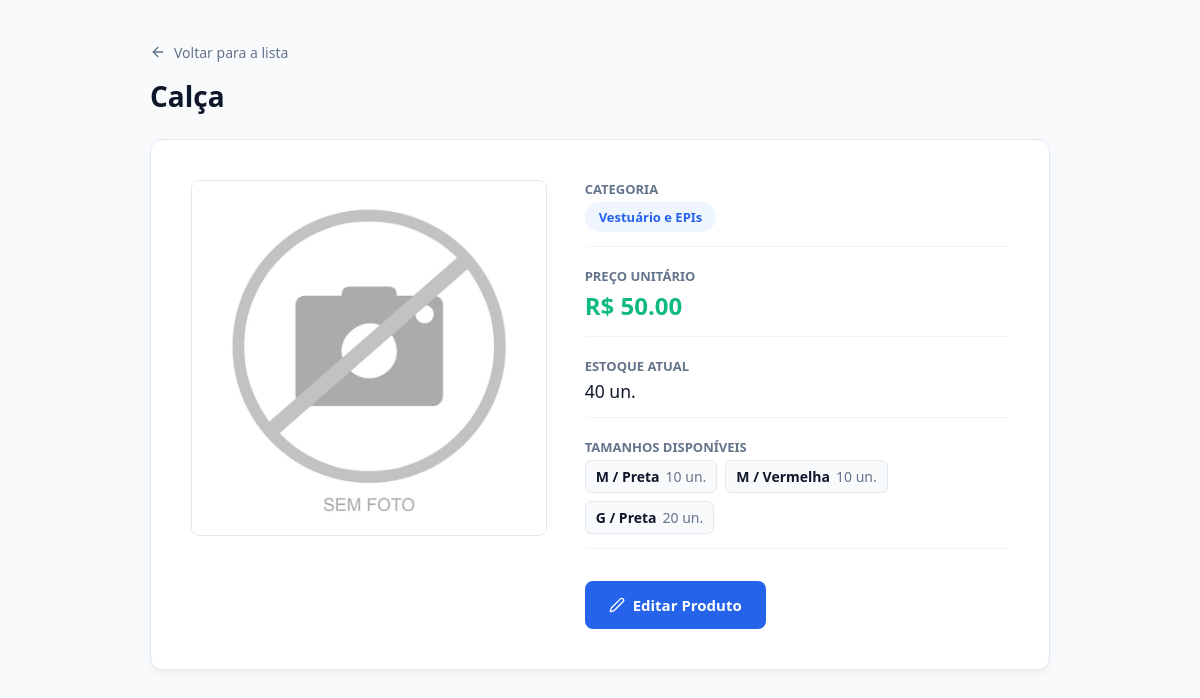
Page /produtos/84 (signed in) on the committed database.
### app/models/produtos.py (models this page shows, shortened)
class Produto(Base):
    __tablename__ = "produtos"
    id = Column(Integer, primary_key=True, index=True)
    nome = Column(String(200), unique=True, index=True)
    preco = Column(Float)
    estoque_atual = Column(Integer, nullable=False, default=0)
    possui_variacoes_tamanho = Column(Boolean, nullable=False, default=False, server_default="false")
    ativo = Column(Boolean, default=True)
    imagem_path = Column(String(255), nullable=True)
    categoria_id = Column(Integer, ForeignKey("categorias.id", ondelete="SET NULL"), nullable=True)
    categoria = relationship("Categoria", back_populates="produtos")
    estoques_tamanho = relationship(
        "EstoqueTamanho", back_populates="produto", cascade="all, delete-orphan"
    )
    estoques_variacoes = relationship(
        "EstoqueVariacao", back_populates="produto", cascade="all, delete-orphan"
    )

class EstoqueVariacao(Base):
    __tablename__ = "estoques_variacoes"
    __table_args__ = (
        UniqueConstraint("produto_id", "tamanho_id", "cor", name="uq_estoque_variacao_produto_tamanho_cor"),
    )
    id = Column(Integer, primary_key=True, index=True)
    produto_id = Column(Integer, ForeignKey("produtos.id", ondelete="CASCADE"), nullable=False)
    tamanho_id = Column(Integer, ForeignKey("tamanhos.id", ondelete="RESTRICT"), nullable=False)
    cor = Column(String(50), nullable=False)
    estoque_atual = Column(Integer, nullable=False, default=0)
    produto = relationship("Produto", back_populates="estoques_variacoes")
    tamanho = relationship("Tamanho")

class Tamanho(Base):
    __tablename__ = "tamanhos"
    id = Column(Integer, primary_key=True, index=True)
    nome = Column(String(30), nullable=False, unique=True, index=True)
    ordem = Column(Integer, nullable=False, default=0)
    ativo = Column(Boolean, nullable=False, default=True, server_default="true")
    estoques = relationship("EstoqueTamanho", back_populates="tamanho")

### app/models/categoria.py (models this page shows)
class Categoria(Base):
    __tablename__ = "categorias"
    id = Column(Integer, primary_key=True, index=True)
    nome = Column(String(100), unique=True, index=True, nullable=False)
    ativo = Column(Boolean, default=True)
    descricao = Column(String(255), nullable=True)
    produtos = relationship("Produto", back_populates="categoria", lazy="select")

### app/controllers/produto_controller.py (the view)
@router.get("/{produto_id}")
def detalhe_produto(
    produto_id: int,
    request: Request,
    db: Session = Depends(get_db),
    usuario = Depends(get_usuario_logado)
):
    produto = db.query(Produto).filter(
        Produto.id == produto_id,
        Produto.ativo == True
    ).first()
    if not produto:
        return RedirectResponse(url="/produtos", status_code=302)
    return templates.TemplateResponse(
        request,
        "produtos/detalhe.html",
        {"request": request, "usuario": usuario, "produto": produto}
    )

### app/templates/produtos/detalhe.html (shortened to what this page needs)
<!DOCTYPE html>
<html lang="pt-br">
<head>
    <link rel="stylesheet" href="{{ url_for('static', path='css/detalhe.css') }}">
    <link rel="stylesheet" href="/static/css/responsive.css?v=1">
</head>
<body>
    <main class="main-content">
        <div class="page-header">
            <a href="/produtos" class="btn-back">
                <i data-lucide="arrow-left" style="width: 16px;"></i> Voltar para a lista
            </a>
            <h1>{{ produto.nome }}</h1>
        </div>
        <div class="product-container">
            <div class="image-wrapper">
                {% if produto.imagem_url %}
                    <img src="{{ produto.imagem_url }}" alt="{{ produto.nome }}" class="product-img"
                         onerror="this.onerror=null; this.src='/static/img/produto_padrao.png';">
                {% else %}
                    <div class="no-image">
                        <i data-lucide="image-off" style="width: 40px; height: 40px;"></i>
                        <span>Sem imagem disponível</span>
                    </div>
                {% endif %}
            </div>
            <div class="product-info">
                <div class="info-grid">
                    <div class="info-row">
                        <span class="info-label">Categoria</span>
                        <span class="info-value">
                            {% if produto.categoria %}
                                <span class="category-badge">{{ produto.categoria.nome }}</span>
                            {% else %}\n                                <span style="color: #64748b;">—</span>
                            {% endif %}
                        </span>
                    </div>
                    <div class="info-row">
                        <span class="info-label">Preço Unitário</span>
                        <span class="info-value price-highlight">R$ {{ "%.2f"|format(produto.preco) }}</span>
                    </div>
                    <div class="info-row">
                        <span class="info-label">Estoque Atual</span>
                        <span class="info-value" style="font-size: 1.1rem;">{{ produto.estoque_atual }} un.</span>
                    </div>
                    {% if produto.possui_variacoes_tamanho and produto.estoques_variacoes %}
                    <div class="info-row">
                        <span class="info-label">Tamanhos disponíveis</span>
                        <div class="tamanhos-lista" aria-label="Estoque por tamanho">
                            {% for estoque in produto.estoques_variacoes %}
                            <span class="tamanho-item">
                                <strong>{{ estoque.tamanho.nome }} / {{ estoque.cor }}</strong>
                                <span>{{ estoque.estoque_atual }} un.</span>
                            </span>
                            {% endfor %}
                        </div>
                    </div>
                    {% endif %}
                </div>
                {% if admin or usuario.role == 'admin' %}
                <div class="admin-actions">
                    <a href="/produtos/{{ produto.id }}/editar" class="btn-edit">
                        <i data-lucide="edit-2" style="width: 16px;"></i>
                        Editar Produto
                    </a>
                </div>
                {% endif %}
            </div>
        </div>
    </main>
</body>
</html>

### app/static/css/detalhe.css (style rules this page uses)
:root { --bg-main: #f8fafc; --text-main: #0f172a; --text-muted: #64748b; --border-color: #e2e8f0; --primary: #2563eb; --primary-hover: #1d4ed8; --success-bg: #d1fae5; --success-text: #065f46; }
body { background-color: var(--bg-main); font-family: 'Segoe UI', Tahoma, Geneva, Verdana, sans-serif; color: var(--text-main); margin: 0; padding: 0; }
.main-content { max-width: 900px; margin: 40px auto; padding: 0 20px; }
.page-header { margin-bottom: 24px; }
.page-header h1 { font-size: 28px; font-weight: 700; margin: 8px 0 0 0; }
.btn-back { display: inline-flex; align-items: center; gap: 8px; color: var(--text-muted); text-decoration: none; font-size: 14px; font-weight: 500; transition: color 0.2s; }
.product-container { display: grid; grid-template-columns: 1fr 1.2fr; gap: 40px; background: white; border-radius: 12px; border: 1px solid var(--border-color); padding: 40px; box-shadow: 0 4px 6px -1px rgba(0, 0, 0, 0.05); }
.image-wrapper { width: 100%; aspect-ratio: 1 / 1; border-radius: 8px; overflow: hidden; background-color: #f8fafc; border: 1px solid var(--border-color); display: flex; align-items: center; justify-content: center; }
.product-img { width: 100%; height: 100%; object-fit: cover; }
.product-info { display: flex; flex-direction: column; justify-content: space-between; }
.info-grid { display: flex; flex-direction: column; gap: 20px; }
.info-row { display: flex; flex-direction: column; gap: 4px; border-bottom: 1px solid #f1f5f9; padding-bottom: 14px; }
.info-label { font-size: 13px; font-weight: 600; text-transform: uppercase; color: var(--text-muted); }
.info-value { font-size: 16px; font-weight: 500; }
.price-highlight { font-size: 24px; font-weight: 700; color: #10b981; }
.tamanhos-lista { display: flex; flex-wrap: wrap; gap: 8px; }
.tamanho-item { display: inline-flex; align-items: center; gap: 6px; padding: 6px 10px; border: 1px solid var(--border-color); border-radius: 6px; background: #f8fafc; font-size: 14px; }
.tamanho-item span { color: var(--text-muted); }
.category-badge { background-color: #eff6ff; color: var(--primary); padding: 6px 14px; border-radius: 20px; font-size: 13px; font-weight: 600; display: inline-block; }
.admin-actions { margin-top: 32px; }
.btn-edit { background-color: var(--primary); color: white; text-decoration: none; padding: 12px 24px; border-radius: 8px; font-weight: 600; font-size: 15px; display: inline-flex; align-items: center; gap: 8px; transition: background-color 0.2s; }

### app/static/css/responsive.css (style rules this page uses)
img, svg { max-width: 100%; }

### rows in the picture
Produto: nome "Calça", preco "50.00", estoque_atual "40"
Categoria: categoria.nome "Vestuário e EPIs"
EstoqueVariacao: tamanho.nome "M", cor "Preta", estoque_atual "10"
EstoqueVariacao: tamanho.nome "M", cor "Vermelha", estoque_atual "10"
EstoqueVariacao: tamanho.nome "G", cor "Preta", estoque_atual "20"
